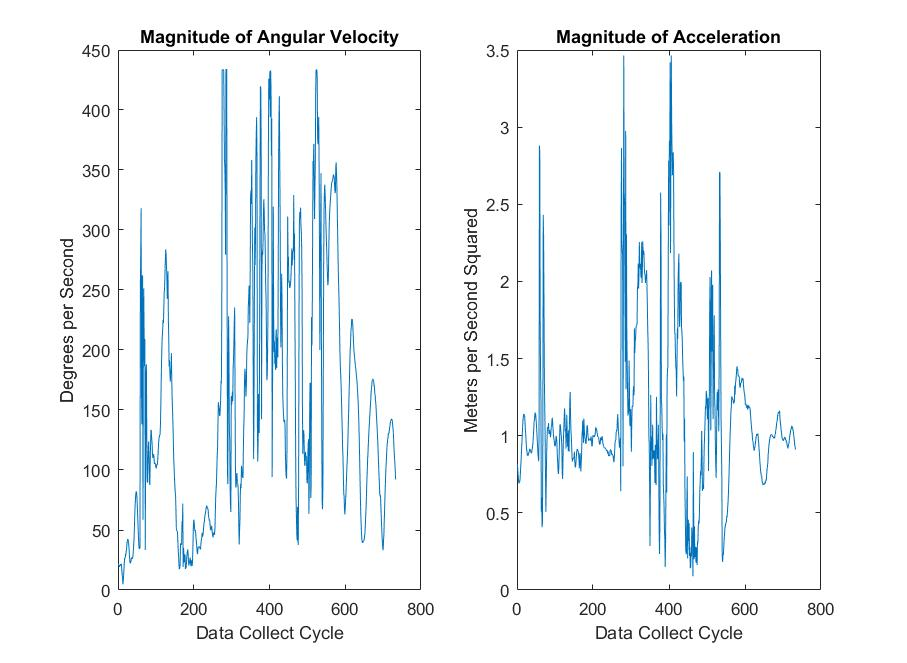
%> input picture Handshake/HandshakeData.jpg, 907 x 663 px
$ octave --eval "result = nnImResize('../../../Handshake/HandshakeData.jpg');"   (GNU Octave 9; MATLAB toolbox functions it lacks are replaced by stand-ins)
%> lines starting %> are read from the running program, lines starting %| are printed output that depends on the picture
function nn = nnImResize(image)
%> called with image = '../../../Handshake/HandshakeData.jpg'
im = imread(image);
%> im is the input picture: size 663x907x3 uint8; mean R, G, B 240.1, 244.5, 246.5
%im = rgb2gray(im);
im = imresize(im,[20,20]);
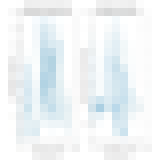
%> im: size 20x20x3 uint8 (shown 8 times larger); mean R, G, B 239.8, 244.3, 246.3
im = (double(im));
%> im: size 20x20x3 double
im = double(im);
%im(im==0) = 255;
%im = (im-127)/128;
imshow(im)
nn = im(:)';
%> nn = 1200 values, max 255 at index 1, min 171 at index 254, mean 243.5
%> `result = nnImResize('../../../Handshake/HandshakeData.jpg');`: result has the same summary as nn in nnImResize
